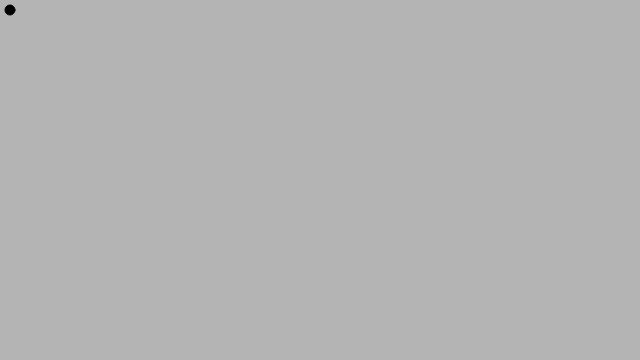
Frame 1 (no input)
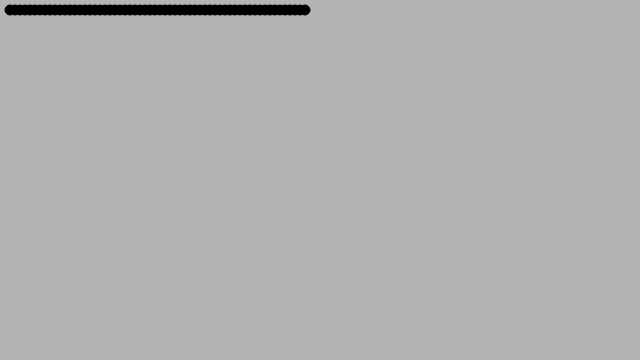
Frame 60 (no input)
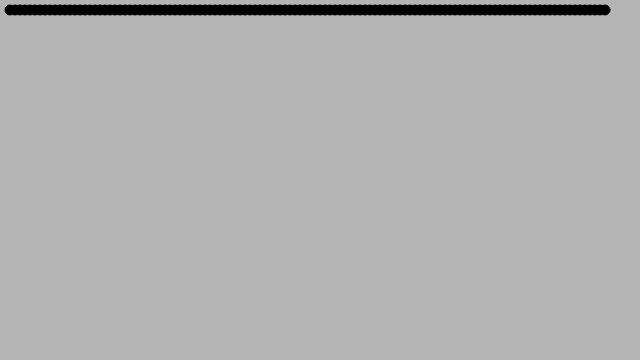
Frame 120 (the mouse pressed at the canvas centre since frame 60)

The p5.js sketch that drew these frames (run headless with seeded random() and noise() and a simulated clock; from frame 60 on, the mouse is pressed at the canvas centre):

// p5.js sketch
// ── sketch.js
class Snake {
  constructor() {
    this.x = 5
    this.y = 10
    this.offset = 10
    this.speed = 5
    this.dirs = [[1, 0], [0, 1], [-1, 0], [0, -1]]
    this.d = 0
  }

  update() {
    let [dx, dy] = this.dirs[this.d]
    this.x += this.speed*dx
    this.y += this.speed*dy
    if ((this.d == 0 && this.x >= width - this.offset) ||
        (this.d == 1 && this.y >= height - this.offset) ||
        (this.d == 2 && this.x <= this.offset) ||
        (this.d == 3 && this.y <= this.offset)) {
      this.d = (this.d + 1) % 4
      if (this.d == 3) {
        this.offset += 20
      }
    }
  }

  draw() {
    fill(0)
    ellipse(this.x, this.y, 10)
  }
}

function setup() {
  createCanvas(640, 360)
  snake = new Snake()
  background(180)
}

function draw() {
  snake.update()
  snake.draw()
}
